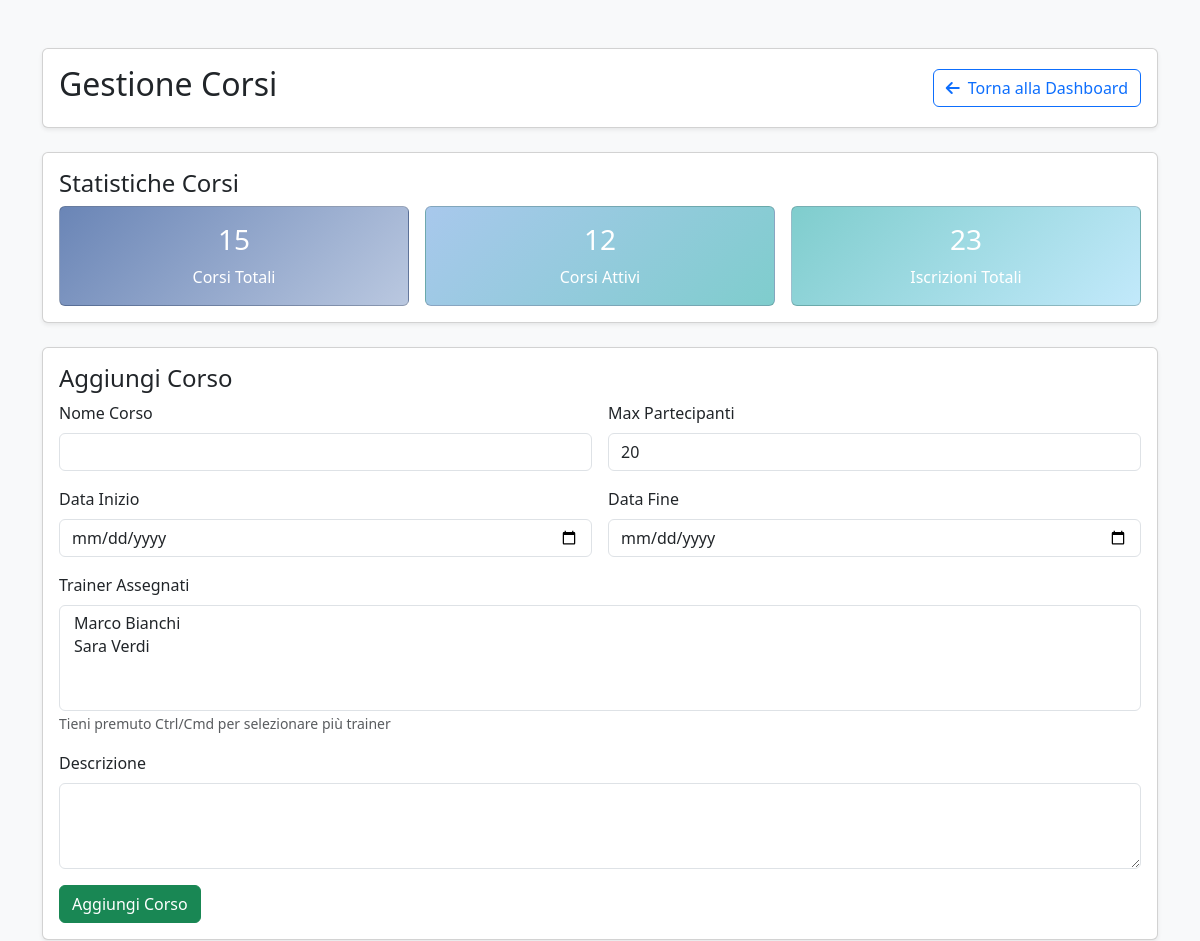
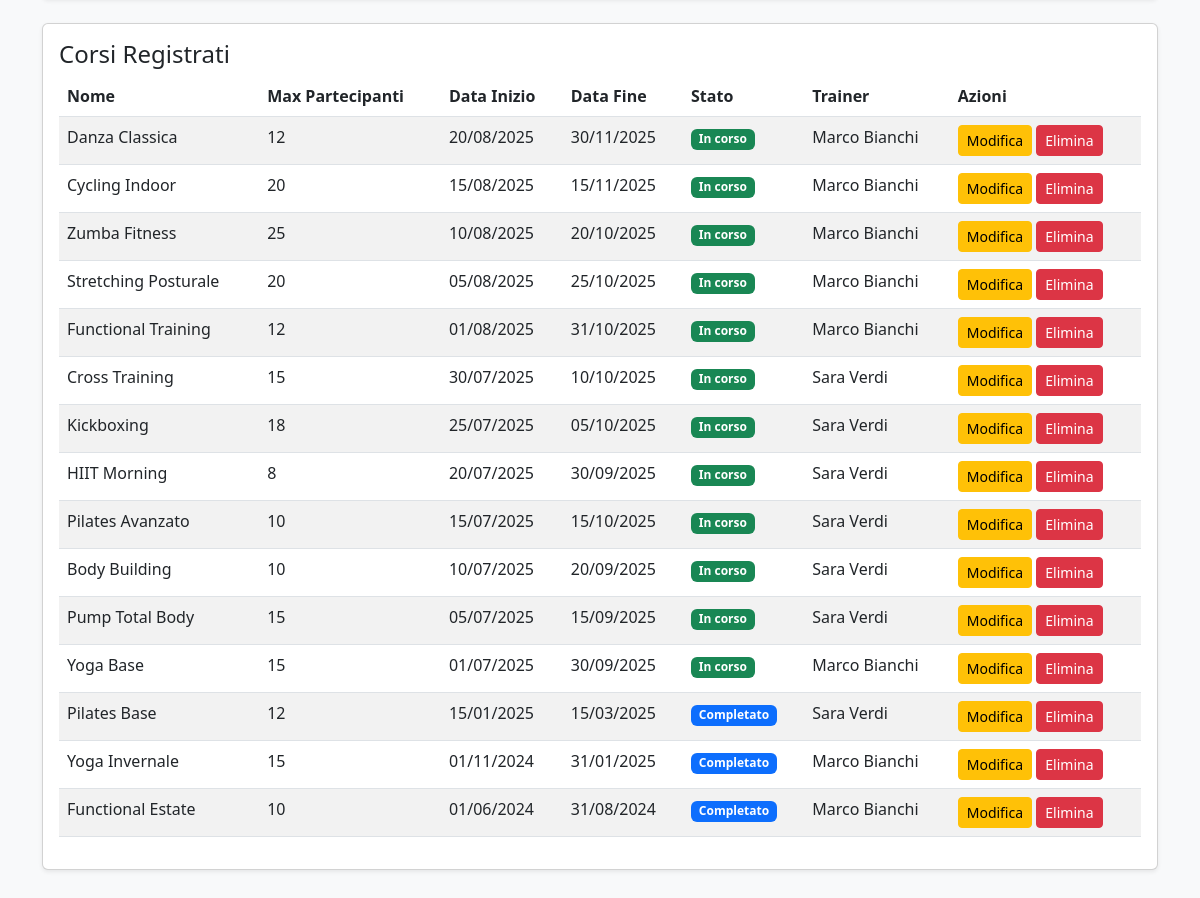
Page /course_management.php (signed in) on the committed database (2 pictures, top to bottom).
### tables this page shows
CREATE TABLE COURSES (
    courseID INT PRIMARY KEY AUTO_INCREMENT,
    name VARCHAR(255) NOT NULL,
    description TEXT,
    maxParticipants INT DEFAULT 20,
    startDate DATE,
    finishDate DATE
);

CREATE TABLE USERS (
    userID INT PRIMARY KEY AUTO_INCREMENT,
    email VARCHAR(255) UNIQUE NOT NULL,
    password VARCHAR(255) NOT NULL,
    userName VARCHAR(100) NOT NULL,
    firstName VARCHAR(100) NOT NULL,
    lastName VARCHAR(100) NOT NULL,
    birthDate DATE,
    gender ENUM('M', 'F', 'Other'),
    phoneNumber VARCHAR(20),
    role ENUM('customer', 'trainer', 'admin') DEFAULT 'customer'
);

### course_management.php (the view, shortened to what this page needs)
<?php
require_once 'config.php';
$stmt = $conn->prepare("SELECT courseID, name, description, maxParticipants, startDate, finishDate FROM COURSES ORDER BY startDate DESC");
$stmt->execute();
$courses = $stmt->get_result()->fetch_all(MYSQLI_ASSOC);
$stmt = $conn->prepare("SELECT userID, firstName, lastName FROM USERS WHERE role = 'trainer' ORDER BY firstName, lastName");
$stmt->execute();
$trainers = $stmt->get_result()->fetch_all(MYSQLI_ASSOC);
$editCourse = null;
$assignedTrainers = [];
function getCourseStats($conn) {
    $stmt = $conn->prepare("SELECT COUNT(*) as total FROM COURSES");
    $stmt->execute();
    $totalCourses = $stmt->get_result()->fetch_assoc()['total'];
    $stmt = $conn->prepare("SELECT COUNT(*) as active FROM COURSES WHERE startDate <= CURDATE() AND finishDate >= CURDATE()");
    $stmt->execute();
    $activeCourses = $stmt->get_result()->fetch_assoc()['active'];
    $stmt = $conn->prepare("SELECT COUNT(*) as total_enrollments FROM ENROLLMENTS");
    $stmt->execute();
    $totalEnrollments = $stmt->get_result()->fetch_assoc()['total_enrollments'];
    return [
        'total' => $totalCourses,
        'active' => $activeCourses,
        'totalEnrollments' => $totalEnrollments
    ];
}
$stats = getCourseStats($conn);
?>
<!DOCTYPE html>
<html lang="it">
<head>
    <link href="https://cdnjs.cloudflare.com/ajax/libs/bootstrap/5.3.0/css/bootstrap.min.css" rel="stylesheet" />
    <link href="https://cdnjs.cloudflare.com/ajax/libs/font-awesome/6.0.0/css/all.min.css" rel="stylesheet" />
</head>
<body class="bg-light">
<div class="container py-5">
    <div class="card shadow-sm mb-4">
        <div class="card-body">
            <div class="d-flex justify-content-between align-items-center">
                <h2>Gestione Corsi</h2>
                <a href="dashboard.php" class="btn btn-outline-primary">
                    <i class="fas fa-arrow-left me-2"></i>Torna alla Dashboard
                </a>
            </div>
        </div>
    </div>
    <div class="card mb-4 shadow-sm">
        <div class="card-body">
            <h4>Statistiche Corsi</h4>
            <div class="row g-3">
                <div class="col-md-4">
                    <div class="card text-white h-100" style="background: linear-gradient(135deg, #6a85b6 0%, #bac8e0 100%);">
                        <div class="card-body text-center d-flex flex-column justify-content-center">
                            <h3><?= $stats['total'] ?></h3>
                            <p class="mb-0">Corsi Totali</p>
                        </div>
                    </div>
                </div>
                <div class="col-md-4">
                    <div class="card text-white h-100" style="background: linear-gradient(135deg, #a8c8ec 0%, #7fcdcd 100%);">
                        <div class="card-body text-center d-flex flex-column justify-content-center">
                            <h3><?= $stats['active'] ?></h3>
                            <p class="mb-0">Corsi Attivi</p>
                        </div>
                    </div>
                </div>
                <div class="col-md-4">
                    <div class="card text-white h-100" style="background: linear-gradient(135deg, #7fcdcd 0%, #c2e9fb 100%);">
                        <div class="card-body text-center d-flex flex-column justify-content-center">
                            <h3><?= $stats['totalEnrollments'] ?></h3>
                            <p class="mb-0">Iscrizioni Totali</p>
                        </div>
                    </div>
                </div>
            </div>
        </div>
    </div>
    <div class="card mb-4 shadow-sm">
        <div class="card-body">
            <h4><?= $editCourse ? 'Modifica Corso' : 'Aggiungi Corso' ?></h4>
            <form method="POST" class="row g-3">
                <div class="col-md-6">
                    <label class="form-label">Nome Corso</label>
                    <input name="name" required class="form-control" type="text"
                           value="<?= $editCourse ? htmlspecialchars($editCourse['name']) : (isset($_POST['name']) ? htmlspecialchars($_POST['name']) : '') ?>" />
                </div>
                <div class="col-md-6">
                    <label class="form-label">Max Partecipanti</label>
                    <input name="maxParticipants" required class="form-control" type="number" min="1"
                           value="<?= $editCourse ? $editCourse['maxParticipants'] : (isset($_POST['maxParticipants']) ? $_POST['maxParticipants'] : '20') ?>" />
                </div>
                <div class="col-md-6">
                    <label class="form-label">Data Inizio</label>
                    <input name="startDate" required class="form-control" type="date"
                           value="<?= $editCourse ? $editCourse['startDate'] : (isset($_POST['startDate']) ? $_POST['startDate'] : '') ?>" />
                </div>
                <div class="col-md-6">
                    <label class="form-label">Data Fine</label>
                    <input name="finishDate" required class="form-control" type="date"
                           value="<?= $editCourse ? $editCourse['finishDate'] : (isset($_POST['finishDate']) ? $_POST['finishDate'] : '') ?>" />
                </div>
                <div class="col-12">
                    <label class="form-label">Trainer Assegnati</label>
                    <select name="trainers[]" class="form-select" multiple size="4" required>
                        <?php foreach($trainers as $trainer): ?>
                            <option value="<?= $trainer['userID'] ?>"
                                <?= (in_array($trainer['userID'], $assignedTrainers) || (isset($_POST['trainers']) && in_array($trainer['userID'], $_POST['trainers']))) ? 'selected' : '' ?>>
                            </option>
                        <?php endforeach; ?>
                    </select>
                    <small class="text-muted">Tieni premuto Ctrl/Cmd per selezionare più trainer</small>
                </div>
                <div class="col-12">
                    <label class="form-label">Descrizione</label>
                    <textarea name="description" required class="form-control" rows="3"></textarea>
                </div>
                <div class="col-12">
                    <button name="<?= $editCourse ? 'update' : 'add' ?>" class="btn <?= $editCourse ? 'btn-warning' : 'btn-success' ?>">
                        <?= $editCourse ? 'Modifica Corso' : 'Aggiungi Corso' ?>
                    </button>
                </div>
            </form>
        </div>
    </div>
    <div class="card shadow-sm mb-4">
        <div class="card-body">
            <h4>Corsi Registrati</h4>
            <div class="table-responsive">
                <table class="table table-striped">
                    <thead>
                        <tr>
                            <th>Nome</th><th>Max Partecipanti</th>
                            <th>Data Inizio</th><th>Data Fine</th><th>Stato</th><th>Trainer</th><th>Azioni</th>
                        </tr>
                    </thead>
                    <tbody>
                        <?php foreach($courses as $course): ?>
                            <?php
                            $stmt = $conn->prepare("SELECT u.firstName, u.lastName FROM TEACHINGS t JOIN USERS u ON t.trainerID = u.userID WHERE t.courseID = ?");
                            $stmt->bind_param('i', $course['courseID']);
                            $stmt->execute();
                            $courseTrainers = $stmt->get_result()->fetch_all(MYSQLI_ASSOC);
                            $trainerNames = array_map(function($t) { return $t['firstName'] . ' ' . $t['lastName']; }, $courseTrainers);
                            $today = new DateTime();
                            $startDate = new DateTime($course['startDate']);
                            $finishDate = new DateTime($course['finishDate']);
                            if ($startDate > $today) {
                                $status = 'In attesa';
                                $statusClass = 'badge bg-warning';
                            } elseif ($finishDate >= $today) {
                                $status = 'In corso';
                                $statusClass = 'badge bg-success';
                            } else {
                                $status = 'Completato';
                                $statusClass = 'badge bg-primary';
                            }
                            ?>
                            <tr>
                                <td><?= htmlspecialchars($course['name']) ?></td>
                                <td><?= $course['maxParticipants'] ?></td>
                                <td><?= $course['startDate'] ? date('d/m/Y', strtotime($course['startDate'])) : '-' ?></td>
                                <td><?= $course['finishDate'] ? date('d/m/Y', strtotime($course['finishDate'])) : '-' ?></td>
                                <td><span class="<?= $statusClass ?>"><?= $status ?></span></td>
                                <td><?= !empty($trainerNames) ? htmlspecialchars(implode(', ', $trainerNames)) : 'Nessuno' ?></td>
                                <td>
                                    <a href="?edit=<?= $course['courseID'] ?>" class="btn btn-sm btn-warning">
                                        Modifica
                                    </a>
                                    <form method="POST" style="display:inline" onsubmit="return confirm('Sei sicuro di eliminare questo corso?');">
                                        <button name="delete" class="btn btn-sm btn-danger">
                                            Elimina
                                        </button>
                                    </form>
                                </td>
                            </tr>
                        <?php endforeach; ?>
                    </tbody>
                </table>
            </div>
        </div>
    </div>
</div>
</body>
</html>

### rows in the picture
courses: name "Danza Classica", maxParticipants "12", startDate "20/08/2025", finishDate "30/11/2025", status "In corso", users.firstName+lastName "Marco Bianchi"
courses: name "Cycling Indoor", maxParticipants "20", startDate "15/08/2025", finishDate "15/11/2025", status "In corso", users.firstName+lastName "Marco Bianchi"
courses: name "Zumba Fitness", maxParticipants "25", startDate "10/08/2025", finishDate "20/10/2025", status "In corso", users.firstName+lastName "Marco Bianchi"
courses: name "Stretching Posturale", maxParticipants "20", startDate "05/08/2025", finishDate "25/10/2025", status "In corso", users.firstName+lastName "Marco Bianchi"
courses: name "Functional Training", maxParticipants "12", startDate "01/08/2025", finishDate "31/10/2025", status "In corso", users.firstName+lastName "Marco Bianchi"
courses: name "Cross Training", maxParticipants "15", startDate "30/07/2025", finishDate "10/10/2025", status "In corso", users.firstName+lastName "Sara Verdi"
courses: name "Kickboxing", maxParticipants "18", startDate "25/07/2025", finishDate "05/10/2025", status "In corso", users.firstName+lastName "Sara Verdi"
courses: name "HIIT Morning", maxParticipants "8", startDate "20/07/2025", finishDate "30/09/2025", status "In corso", users.firstName+lastName "Sara Verdi"
courses: name "Pilates Avanzato", maxParticipants "10", startDate "15/07/2025", finishDate "15/10/2025", status "In corso", users.firstName+lastName "Sara Verdi"
courses: name "Body Building", maxParticipants "10", startDate "10/07/2025", finishDate "20/09/2025", status "In corso", users.firstName+lastName "Sara Verdi"
courses: name "Pump Total Body", maxParticipants "15", startDate "05/07/2025", finishDate "15/09/2025", status "In corso", users.firstName+lastName "Sara Verdi"
courses: name "Yoga Base", maxParticipants "15", startDate "01/07/2025", finishDate "30/09/2025", status "In corso", users.firstName+lastName "Marco Bianchi"
courses: name "Pilates Base", maxParticipants "12", startDate "15/01/2025", finishDate "15/03/2025", status "Completato", users.firstName+lastName "Sara Verdi"
courses: name "Yoga Invernale", maxParticipants "15", startDate "01/11/2024", finishDate "31/01/2025", status "Completato", users.firstName+lastName "Marco Bianchi"
courses: name "Functional Estate", maxParticipants "10", startDate "01/06/2024", finishDate "31/08/2024", status "Completato", users.firstName+lastName "Marco Bianchi"

### other values in the picture
$stats['total'] "15"
$stats['active'] "12"
$stats['totalEnrollments'] "23"
